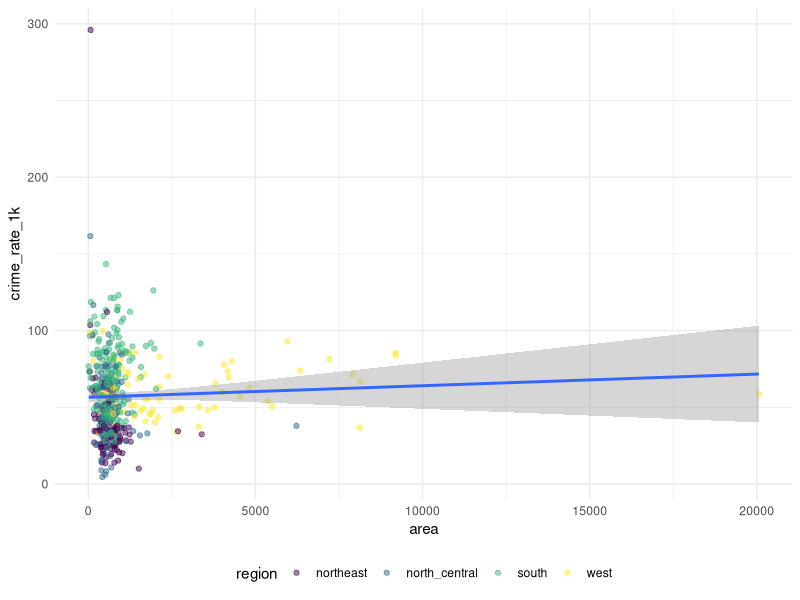
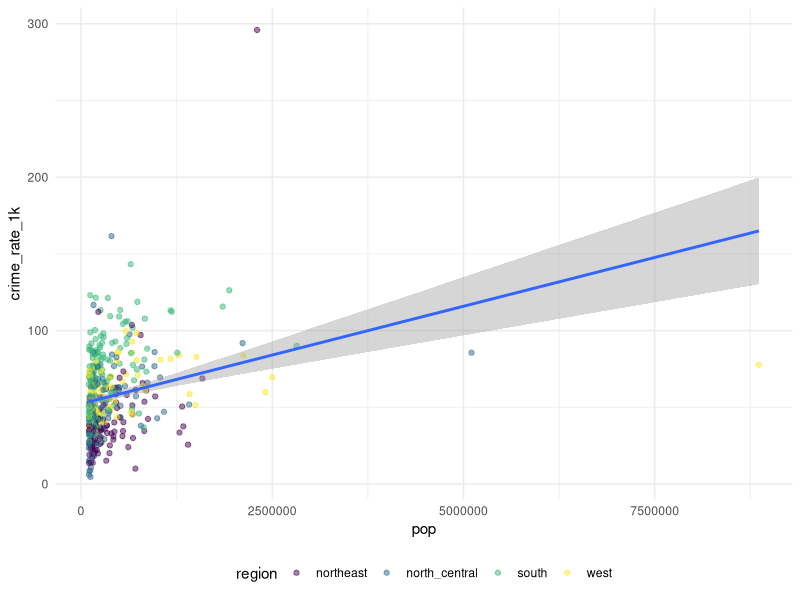
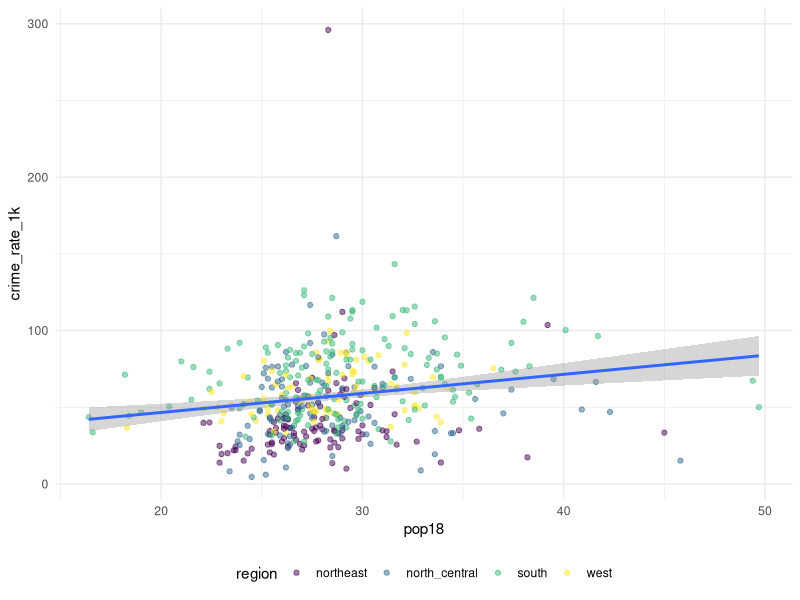
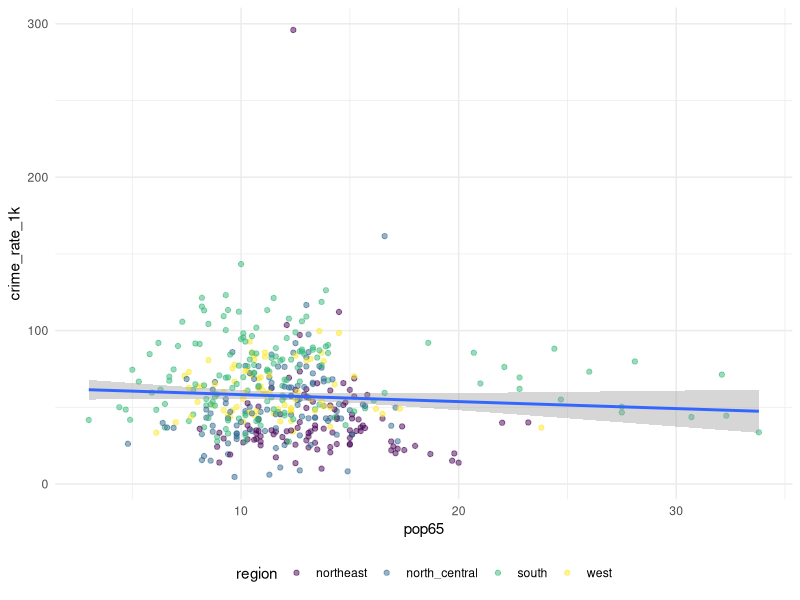
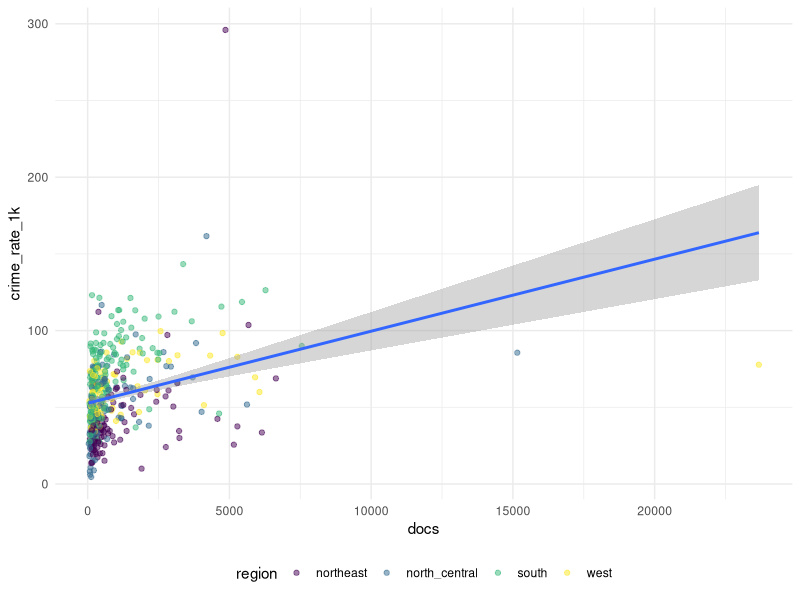
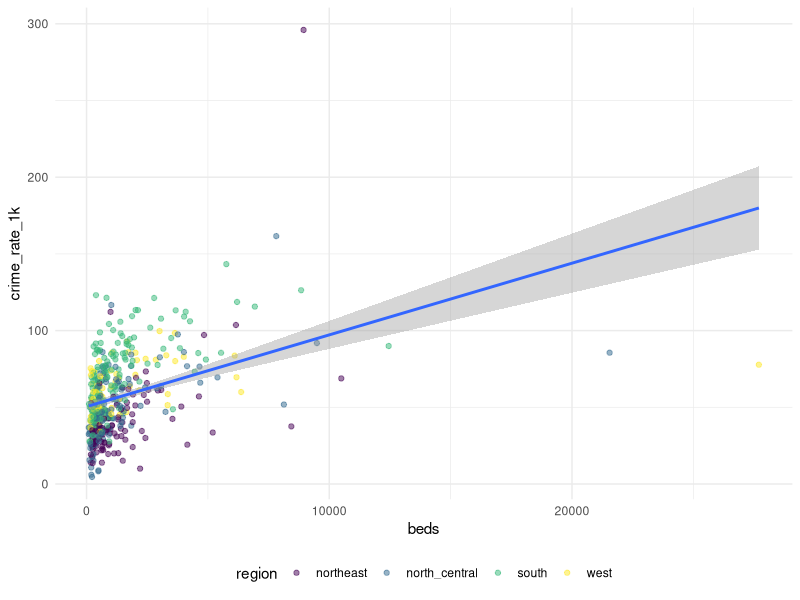
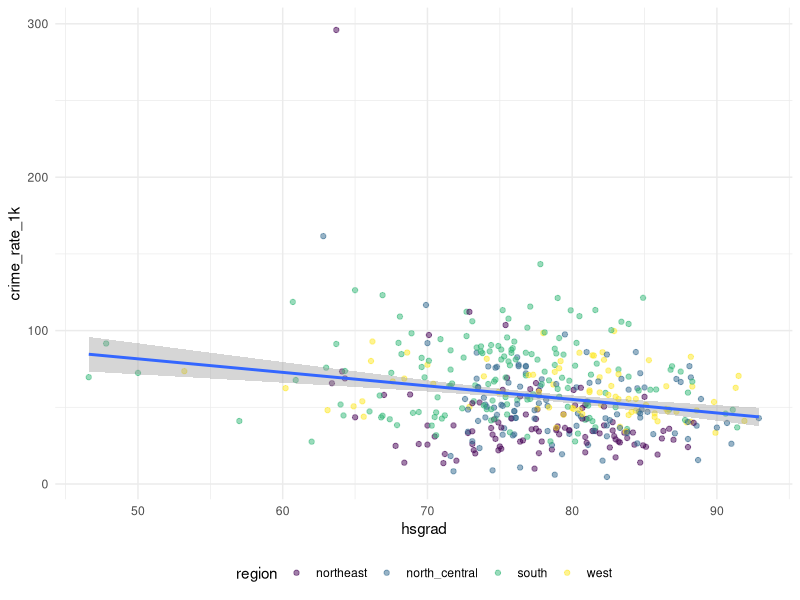
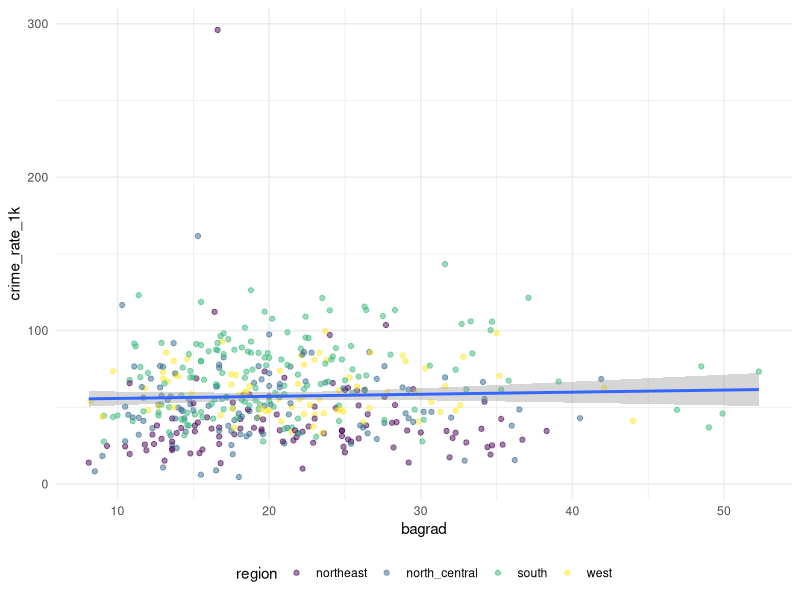

These charts were generated, in order, by the following R code:
## ---- chunk 1
library(tidyverse)
library(patchwork)

knitr::opts_chunk$set(
  fig.width = 6,
  fig.asp = .6,
  out.width = "90%"
)

theme_set(theme_minimal() + theme(legend.position = "bottom"))

options(
  ggplot2.continuous.colour = "viridis",
  ggplot2.continuous.fill = "viridis"
)

scale_colour_discrete = scale_colour_viridis_d
scale_fill_discrete = scale_fill_viridis_d
## ---- chunk 2
cdi_df = read_csv("./data/cdi.csv") %>% 
  mutate(crime_rate_1k = (crimes/pop)*1000) %>% 
  relocate(crime_rate_1k, .before = id) %>% 
  mutate(region = as.factor(region),
         region = fct_recode(region, "northeast" = "1", "north_central" = "2",
                             "south" = "3", "west" = "4"))
## ---- chunk 3
cdi_df %>% 
  ggplot(aes(x = area, y = crime_rate_1k)) +
  geom_point(aes(color = region), alpha = 0.5) +
  geom_smooth(method = lm)

cdi_df %>% 
  ggplot(aes(x = pop, y = crime_rate_1k)) +
  geom_point(aes(color = region), alpha = 0.5) +
  geom_smooth(method = lm)

cdi_df %>% 
  ggplot(aes(x = pop18, y = crime_rate_1k)) +
  geom_point(aes(color = region), alpha = 0.5) +
  geom_smooth(method = lm)

cdi_df %>% 
  ggplot(aes(x = pop65, y = crime_rate_1k)) +
  geom_point(aes(color = region), alpha = 0.5) +
  geom_smooth(method = lm)

cdi_df %>% 
  ggplot(aes(x = docs, y = crime_rate_1k)) +
  geom_point(aes(color = region), alpha = 0.5) +
  geom_smooth(method = lm)

cdi_df %>% 
  ggplot(aes(x = beds, y = crime_rate_1k)) +
  geom_point(aes(color = region), alpha = 0.5) +
  geom_smooth(method = lm)

cdi_df %>% 
  ggplot(aes(x = hsgrad, y = crime_rate_1k)) +
  geom_point(aes(color = region), alpha = 0.5) +
  geom_smooth(method = lm)

cdi_df %>% 
  ggplot(aes(x = bagrad, y = crime_rate_1k)) +
  geom_point(aes(color = region), alpha = 0.5) +
  geom_smooth(method = lm)

cdi_df %>% 
  ggplot(aes(x = unemp, y = crime_rate_1k)) +
  geom_point(aes(color = region), alpha = 0.5) +
  geom_smooth(method = lm)

cdi_df %>% 
  ggplot(aes(x = pcincome, y = crime_rate_1k)) +
  geom_point(aes(color = region), alpha = 0.5) +
  geom_smooth(method = lm)

cdi_df %>% 
  ggplot(aes(x = totalinc, y = crime_rate_1k)) +
  geom_point(aes(color = region), alpha = 0.5) +
  geom_smooth(method = lm)

cdi_df %>% 
  ggplot(aes(x = region, y = crime_rate_1k)) +
  geom_point(aes(color = region), alpha = 0.5) +
  geom_smooth(method = lm)

cdi_df %>% 
  ggplot(aes(x = poverty, y = crime_rate_1k)) +
  geom_point(aes(color = region), alpha = 0.5) +
  geom_smooth(method = lm)

lm(crime_rate_1k ~ poverty, data = cdi_df) %>% 
  summary()

cdi_df %>% 
  ggplot(aes(x = hsgrad, y = poverty)) +
  geom_point(aes(color = region), alpha = 0.5) +
  geom_smooth(method = lm)

cdi_df %>% 
  ggplot(aes(x = bagrad, y = poverty)) +
  geom_point(aes(color = region), alpha = 0.5) +
  geom_smooth(method = lm)

cdi_df %>% 
  ggplot(aes(x = pcincome, y = poverty)) +
  geom_point(aes(color = region), alpha = 0.5) +
  geom_smooth(method = lm)
